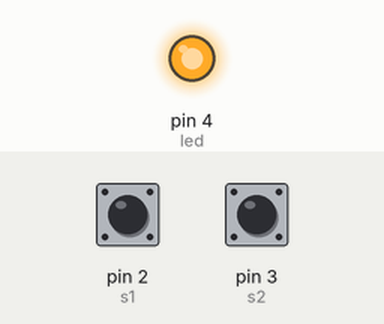
The sketch below on a simulated Arduino Uno, built with avr-gcc and run on an emulated ATmega328P. Parts: output pins drawn as LEDs (lit = HIGH). The inputs (shaded band) are chosen by the test bench; at power-on: pin 2 (s1) HIGH, pin 3 (s2) HIGH.

Above: at 0.1 s.
At 3.1 s:
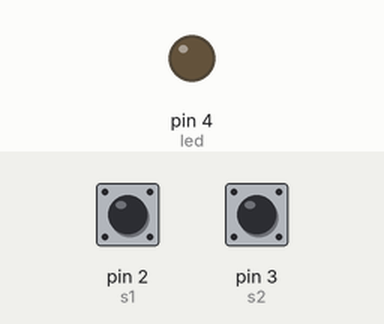
Timing chart, 0 to 4.6 s (numbered marks = the images above):
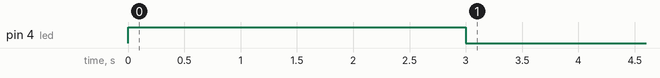

The sketch:

lab2_switch.ino
```cpp
int s1in=0;
int s2in=0;
int pivS1=0, pivS2=0;
const int s1=2;
const int s2=3;
const int led=4;
int x = 0, y=0;

void setup() {
  // put your setup code here, to run once:
   pinMode(s1,INPUT);
   pinMode(s2,INPUT);
   pinMode(led,OUTPUT);


}

void loop() {

    s1in = digitalRead(s1);
    s2in = digitalRead(s2);

  if(pivS1 == s1in && pivS2 == s2in){

      s1in =LOW;
      s2in =LOW;

  }else{
    pivS1 = s1in;
   pivS2 =s2in;

  if(s1in == LOW && s2in == LOW){
    digitalWrite(led, LOW);

  }else if(s1in == LOW && s2in == HIGH){
    digitalWrite(led, HIGH);
    x = 1000;
  }else if(s1in == HIGH && s2in == LOW){
    digitalWrite(led, HIGH);
    x = 2000;
  }else if(s1in == HIGH && s2in == HIGH){
    digitalWrite(led, HIGH);
    x = 3000;
  }
  }

  delay(x);
  digitalWrite(led, LOW);
  delay(x);
}
```

Measured:
- by itself, pin 4 (led): LOW → HIGH at 0.00 s, → LOW 3.0 s later
